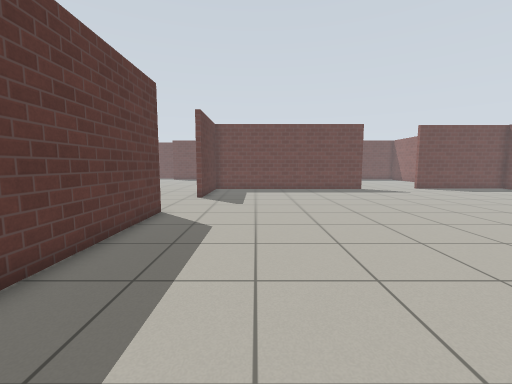
view 1 (above)

19 first-person views from a walk through a Gazebo world. The camera is 0.94 m above the floor, tilts 6° down and sees 90° across. The floor is counted in squares, 0.5 m on a side. Each view is taken from the middle of a square. On the plan, view 1 faces up. The plan holds only what a view shows up to about 15 squares ahead; the rest is blank. Gazebo's built-in surfaces are drawn with simple patterns.

view 2
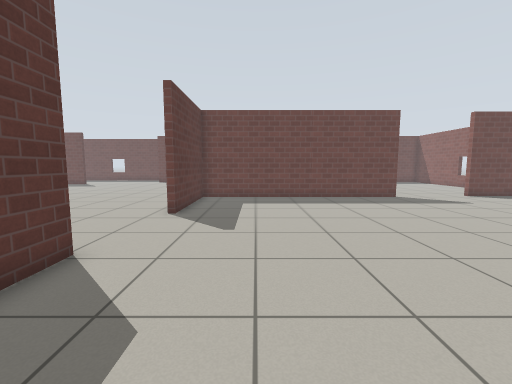

view 3
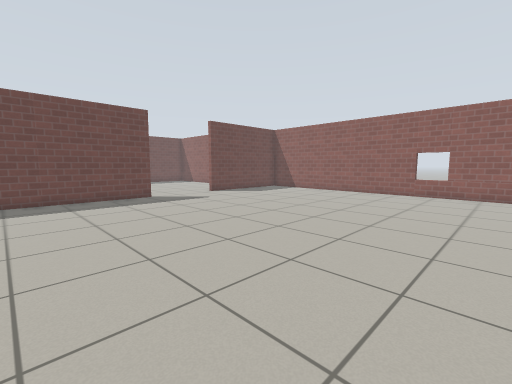

view 4
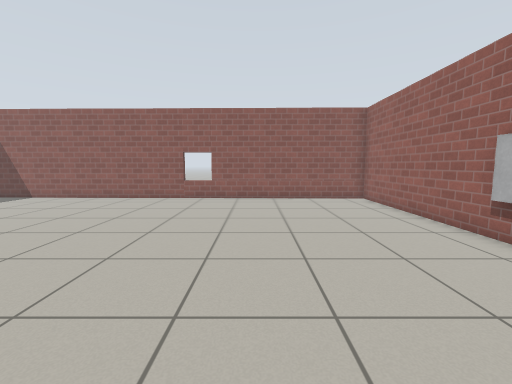

view 5
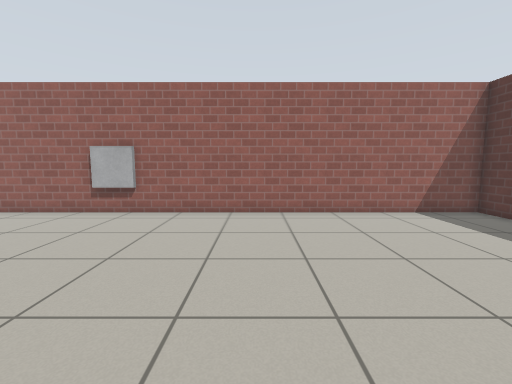

view 6
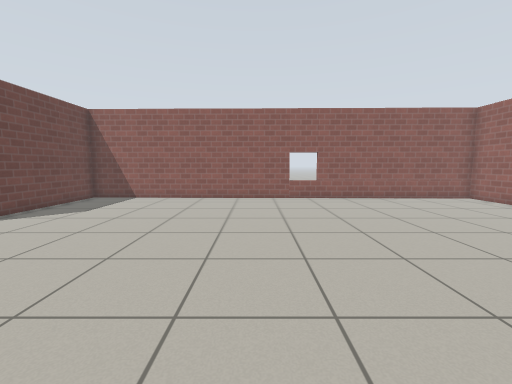

view 7
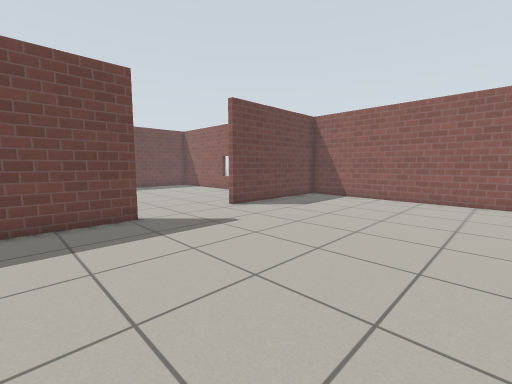

view 8
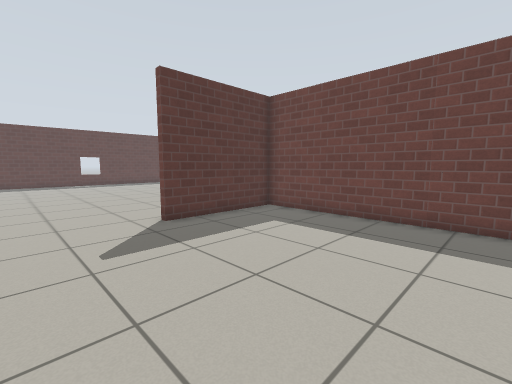

view 9
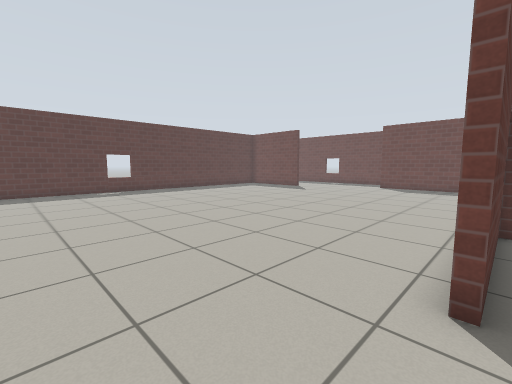

view 10
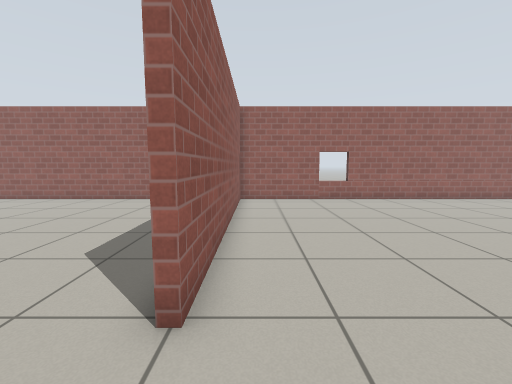

view 11
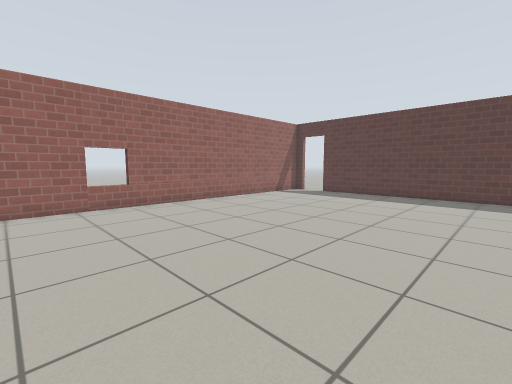

view 12
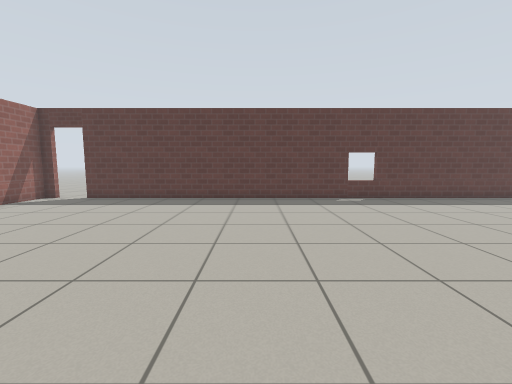

view 13
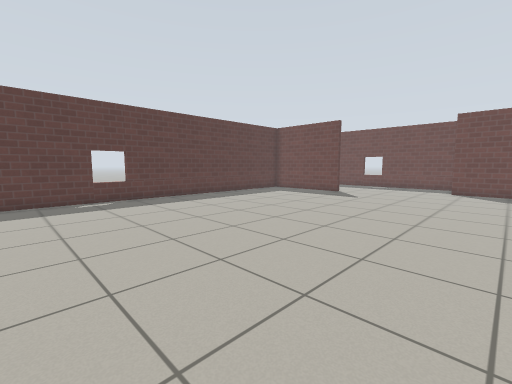

view 14
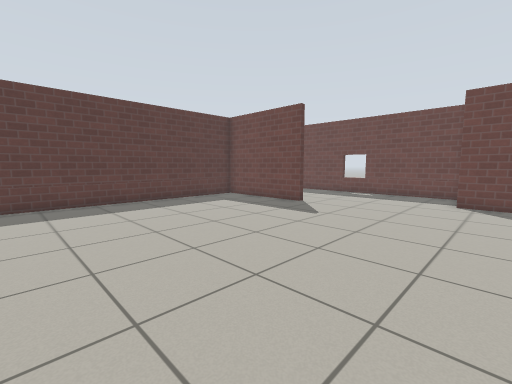

view 15
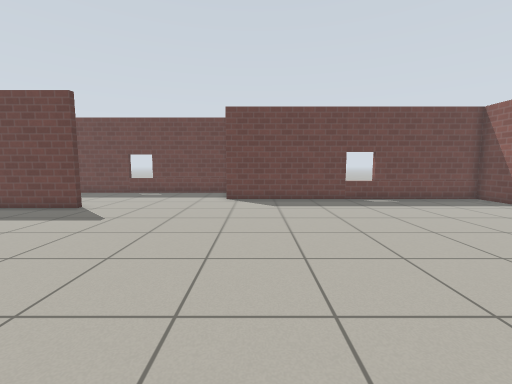

view 16
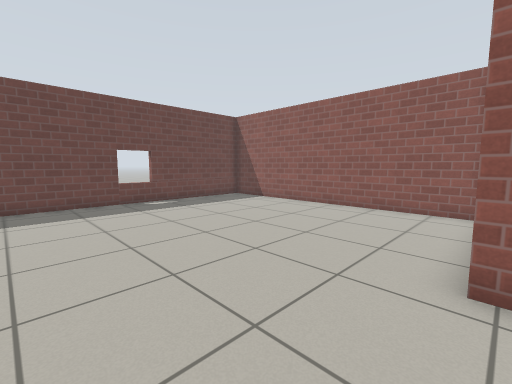

view 17
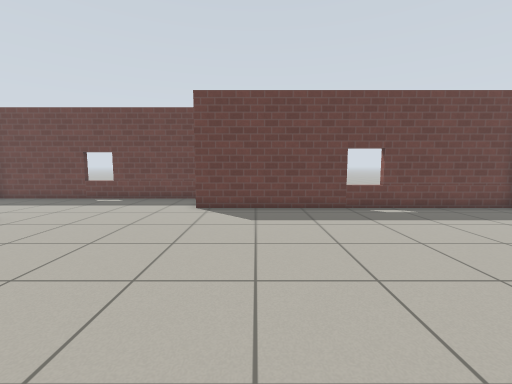

view 18
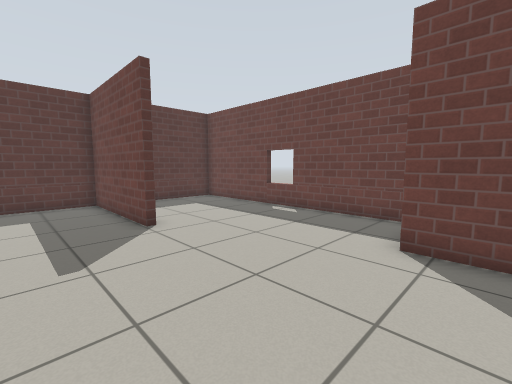

view 19
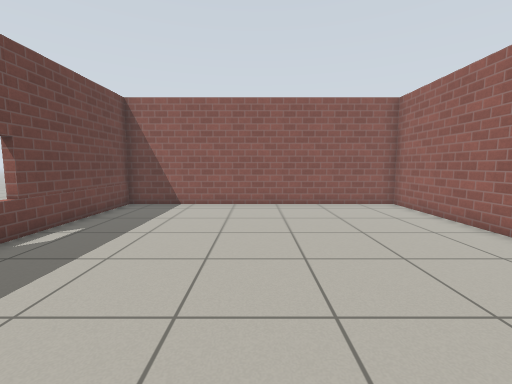

### Floor plan
Ten units are one square. View 1 is at (0, 0); x grows to the right and y downward. Boxes are objects, and circles mark ways between rooms. Rooms are numbered by the first view taken in them; rooms with no view inside come last. Other rooms are left out.
<svg viewBox="-235 -368 438 388">
<path fill="none" stroke="#000" d="M84 -200 -31 -200 -31 -148 -35 -148M-41 -102 -38 -102 -38 -36M-38 -4 -38 11 194 11 198 -204 129 -204M-34 -199 -34 -204M-25 -203 33 -203 33 -331 -107 -331M-168 -305 -168 -301 -225 -301 -225 -13M-109 -363 -225 -363M-225 -351 -225 -328M-225 11 -41 11 -41 -102"/>
<rect x="105" y="5" width="10" height="10" fill="#bbb"><title>window</title></rect>
<circle cx="-40" cy="-130" r="3" fill="#2a7"/>
<text x="80" y="-100">1</text>
<text x="-120" y="-180">2</text>
</svg>
Room 1 opens to room 2.

Where each view was taken, in squares from view 1:
view 1: 0 up, 0 right, facing up
view 2: 5 up, 0 right, facing up
view 3: 5 up, 2 right, facing up-right
view 4: 5 up, 5 right, facing right
view 5: 9 up, 5 right, facing down
view 6: 11 up, 5 right, facing right
view 7: 11 up, 5 right, facing up-right
view 8: 11 up, 5 right, facing up-left
view 9: 11 up, 3 left, facing up-left
view 10: 13 up, 5 left, facing down
view 11: 11 up, 6 left, facing down-left
view 12: 11 up, 8 left, facing left
view 13: 13 up, 8 left, facing up-left
view 14: 19 up, 9 left, facing up-left
view 15: 19 up, 9 left, facing up
view 16: 20 up, 8 left, facing up-right
view 17: 22 up, 8 left, facing up
view 18: 27 up, 9 left, facing up-left
view 19: 27 up, 9 left, facing right
